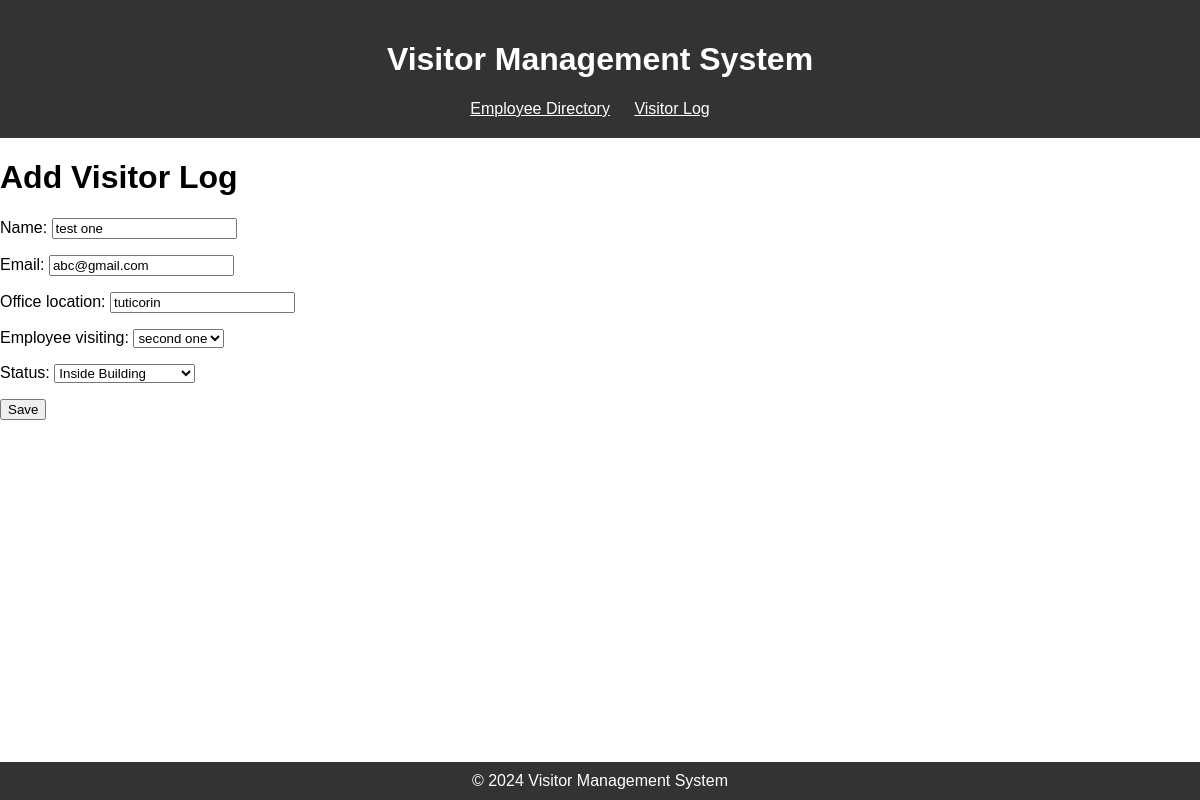
/visitor/edit/1/ (signed in), run on the app's committed database.
### visitor_management/models.py (models this page shows)
class Visitor(models.Model):
    WAITING_FOR_CHECK_IN = 'Waiting for Check in'
    INSIDE_BUILDING = 'Inside Building'
    CHECKED_OUT = 'Checked Out'
    STATUS_CHOICES = [
        (WAITING_FOR_CHECK_IN, 'Waiting for Check in'),
        (INSIDE_BUILDING, 'Inside Building'),
        (CHECKED_OUT, 'Checked Out'),
    ]
    name = models.CharField(max_length=100)
    email = models.EmailField()
    office_location = models.CharField(max_length=100)
    employee_visiting = models.ForeignKey(Employee, on_delete=models.CASCADE)
    status = models.CharField(max_length=20, choices=STATUS_CHOICES)

class Employee(models.Model):
    name = models.CharField(max_length=100)
    email = models.EmailField(unique=True)
    office_location = models.CharField(max_length=100)
    department = models.CharField(max_length=100)
    def __str__(self):
        return self.name

### visitor_management/views.py (the view)
# urls.py: path('visitor/edit/<int:pk>/', views.visitor_edit, name='visitor_edit'),
@login_required
def visitor_edit(request, pk):
    visitor = get_object_or_404(Visitor, pk=pk)
    if request.method == 'POST':
        form = VisitorForm(request.POST, instance=visitor)
        if form.is_valid():
            form.save()
            return redirect('visitor_list')
    else:
        form = VisitorForm(instance=visitor)
    return render(request, 'visitor/visitor_add_edit.html', {'form': form})

### visitor_management/forms.py
class VisitorForm(forms.ModelForm):
    class Meta:
        model = Visitor
        fields = ['name', 'email', 'office_location', 'employee_visiting', 'status']
        widgets = {
            'status': forms.Select(choices=Visitor.STATUS_CHOICES)
        }

### visitor_management/templates/visitor/visitor_add_edit.html (shortened to what this page needs)
{% extends 'base.html' %}
{% block content %}
    <h1>{% if visitor %}Edit Visitor Log{% else %}Add Visitor Log{% endif %}</h1>
    <form method="post">
        {{ form.as_p }}
        <button type="submit">Save</button>
    </form>
{% endblock %}

### visitor_management/templates/base.html (style rules this page uses)
body { margin: 0; padding: 0; font-family: Arial, sans-serif; }

### data on the page
Visitor: name "test one", email "abc@gmail.com", office_location "tuticorin", employee_visiting "second one", status "Inside Building"
